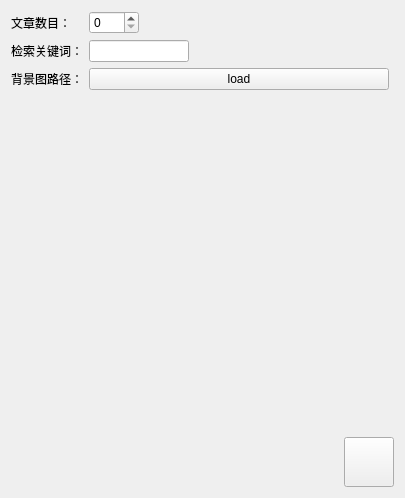
<?xml version="1.0" encoding="UTF-8"?>
<ui version="4.0">
 <class>SettingWidget</class>
 <widget class="QWidget" name="SettingWidget">
  <property name="geometry">
   <rect>
    <x>0</x>
    <y>0</y>
    <width>405</width>
    <height>498</height>
   </rect>
  </property>
  <property name="windowTitle">
   <string>Form</string>
  </property>
  <layout class="QVBoxLayout" name="verticalLayout">
   <item>
    <layout class="QFormLayout" name="formLayout">
     <item row="0" column="0">
      <widget class="QLabel" name="label">
       <property name="text">
        <string>文章数目：</string>
       </property>
      </widget>
     </item>
     <item row="0" column="1">
      <widget class="QSpinBox" name="sbCount">
       <property name="maximumSize">
        <size>
         <width>50</width>
         <height>16777215</height>
        </size>
       </property>
       <property name="maximum">
        <number>99</number>
       </property>
      </widget>
     </item>
     <item row="1" column="0">
      <widget class="QLabel" name="label_2">
       <property name="text">
        <string>检索关键词：</string>
       </property>
      </widget>
     </item>
     <item row="1" column="1">
      <widget class="QLineEdit" name="leKeyword">
       <property name="maximumSize">
        <size>
         <width>100</width>
         <height>16777215</height>
        </size>
       </property>
      </widget>
     </item>
     <item row="2" column="0">
      <widget class="QLabel" name="label_3">
       <property name="text">
        <string>背景图路径：</string>
       </property>
      </widget>
     </item>
     <item row="2" column="1">
      <widget class="QPushButton" name="pbBackgroundLoad">
       <property name="minimumSize">
        <size>
         <width>300</width>
         <height>0</height>
        </size>
       </property>
       <property name="maximumSize">
        <size>
         <width>300</width>
         <height>16777215</height>
        </size>
       </property>
       <property name="text">
        <string>load</string>
       </property>
      </widget>
     </item>
    </layout>
   </item>
   <item>
    <spacer name="verticalSpacer">
     <property name="orientation">
      <enum>Qt::Vertical</enum>
     </property>
     <property name="sizeHint" stdset="0">
      <size>
       <width>20</width>
       <height>365</height>
      </size>
     </property>
    </spacer>
   </item>
   <item>
    <widget class="QWidget" name="widget_2" native="true">
     <layout class="QHBoxLayout" name="horizontalLayout_2">
      <property name="spacing">
       <number>0</number>
      </property>
      <property name="leftMargin">
       <number>0</number>
      </property>
      <property name="topMargin">
       <number>0</number>
      </property>
      <property name="rightMargin">
       <number>0</number>
      </property>
      <property name="bottomMargin">
       <number>0</number>
      </property>
      <item>
       <spacer name="horizontalSpacer">
        <property name="orientation">
         <enum>Qt::Horizontal</enum>
        </property>
        <property name="sizeHint" stdset="0">
         <size>
          <width>40</width>
          <height>20</height>
         </size>
        </property>
       </spacer>
      </item>
      <item>
       <widget class="QPushButton" name="pbExit">
        <property name="minimumSize">
         <size>
          <width>50</width>
          <height>50</height>
         </size>
        </property>
        <property name="maximumSize">
         <size>
          <width>50</width>
          <height>50</height>
         </size>
        </property>
        <property name="text">
         <string/>
        </property>
        <property name="iconSize">
         <size>
          <width>32</width>
          <height>32</height>
         </size>
        </property>
       </widget>
      </item>
     </layout>
    </widget>
   </item>
  </layout>
 </widget>
 <resources/>
 <connections/>
</ui>
